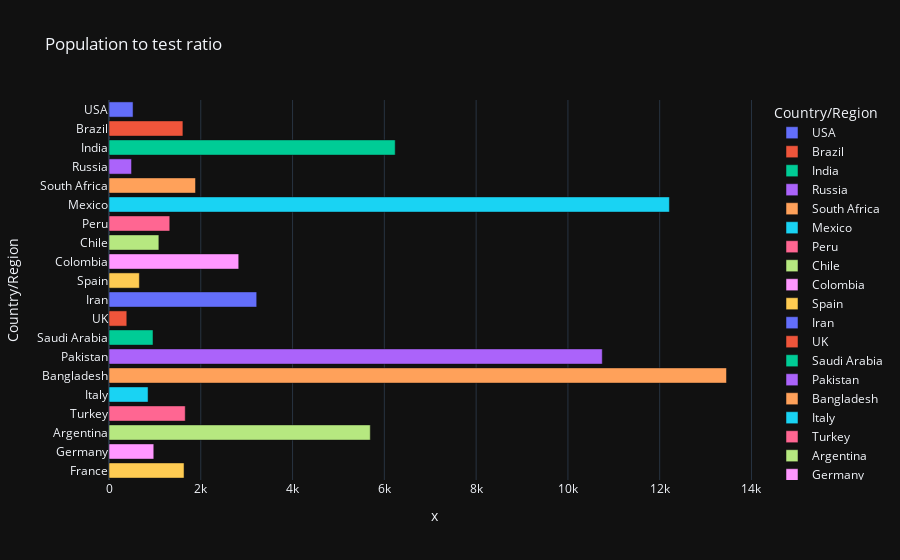

Source (notebook cell):
### Code cell
fig2 =px.bar(data_frame = world_data[0:20],x =pop_te_ratio[0:20], y='Country/Region',color = 'Country/Region',template ='plotly_dark',
      text_auto=False,
    title='Population to test ratio',)
fig2.show()

### Figure 1 — Plotly figure (JSON) as saved in the notebook; plotly's stock layout.template omitted (floating-point values rounded to 4 significant figures)
{"data": [{"alignmentgroup": "True", "hovertemplate": "Country/Region=%{y}<br>x=%{x}<extra></extra>", "legendgroup": "USA", "marker": {"color": "#636efa", "pattern": {"shape": ""}}, "name": "USA", "offsetgroup": "USA", "orientation": "h", "showlegend": true, "textposition": "auto", "type": "bar", "x": [524.5], "xaxis": "x", "y": ["USA"], "yaxis": "y"}, {"alignmentgroup": "True", "hovertemplate": "Country/Region=%{y}<br>x=%{x}<extra></extra>", "legendgroup": "Brazil", "marker": {"color": "#EF553B", "pattern": {"shape": ""}}, "name": "Brazil", "offsetgroup": "Brazil", "orientation": "h", "showlegend": true, "textposition": "auto", "type": "bar", "x": [1611.0], "xaxis": "x", "y": ["Brazil"], "yaxis": "y"}, {"alignmentgroup": "True", "hovertemplate": "Country/Region=%{y}<br>x=%{x}<extra></extra>", "legendgroup": "India", "marker": {"color": "#00cc96", "pattern": {"shape": ""}}, "name": "India", "offsetgroup": "India", "orientation": "h", "showlegend": true, "textposition": "auto", "type": "bar", "x": [6237.0], "xaxis": "x", "y": ["India"], "yaxis": "y"}, {"alignmentgroup": "True", "hovertemplate": "Country/Region=%{y}<br>x=%{x}<extra></extra>", "legendgroup": "Russia", "marker": {"color": "#ab63fa", "pattern": {"shape": ""}}, "name": "Russia", "offsetgroup": "Russia", "orientation": "h", "showlegend": true, "textposition": "auto", "type": "bar", "x": [491.1], "xaxis": "x", "y": ["Russia"], "yaxis": "y"}, {"alignmentgroup": "True", "hovertemplate": "Country/Region=%{y}<br>x=%{x}<extra></extra>", "legendgroup": "South Africa", "marker": {"color": "#FFA15A", "pattern": {"shape": ""}}, "name": "South Africa", "offsetgroup": "South Africa", "orientation": "h", "showlegend": true, "textposition": "auto", "type": "bar", "x": [1885.0], "xaxis": "x", "y": ["South Africa"], "yaxis": "y"}, {"alignmentgroup": "True", "hovertemplate": "Country/Region=%{y}<br>x=%{x}<extra></extra>", "legendgroup": "Mexico", "marker": {"color": "#19d3f3", "pattern": {"shape": ""}}, "name": "Mexico", "offsetgroup": "Mexico", "orientation": "h", "showlegend": true, "textposition": "auto", "type": "bar", "x": [12210.0], "xaxis": "x", "y": ["Mexico"], "yaxis": "y"}, {"alignmentgroup": "True", "hovertemplate": "Country/Region=%{y}<br>x=%{x}<extra></extra>", "legendgroup": "Peru", "marker": {"color": "#FF6692", "pattern": {"shape": ""}}, "name": "Peru", "offsetgroup": "Peru", "orientation": "h", "showlegend": true, "textposition": "auto", "type": "bar", "x": [1324.0], "xaxis": "x", "y": ["Peru"], "yaxis": "y"}, {"alignmentgroup": "True", "hovertemplate": "Country/Region=%{y}<br>x=%{x}<extra></extra>", "legendgroup": "Chile", "marker": {"color": "#B6E880", "pattern": {"shape": ""}}, "name": "Chile", "offsetgroup": "Chile", "orientation": "h", "showlegend": true, "textposition": "auto", "type": "bar", "x": [1087.0], "xaxis": "x", "y": ["Chile"], "yaxis": "y"}, {"alignmentgroup": "True", "hovertemplate": "Country/Region=%{y}<br>x=%{x}<extra></extra>", "legendgroup": "Colombia", "marker": {"color": "#FF97FF", "pattern": {"shape": ""}}, "name": "Colombia", "offsetgroup": "Colombia", "orientation": "h", "showlegend": true, "textposition": "auto", "type": "bar", "x": [2827.0], "xaxis": "x", "y": ["Colombia"], "yaxis": "y"}, {"alignmentgroup": "True", "hovertemplate": "Country/Region=%{y}<br>x=%{x}<extra></extra>", "legendgroup": "Spain", "marker": {"color": "#FECB52", "pattern": {"shape": ""}}, "name": "Spain", "offsetgroup": "Spain", "orientation": "h", "showlegend": true, "textposition": "auto", "type": "bar", "x": [661.9], "xaxis": "x", "y": ["Spain"], "yaxis": "y"}, {"alignmentgroup": "True", "hovertemplate": "Country/Region=%{y}<br>x=%{x}<extra></extra>", "legendgroup": "Iran", "marker": {"color": "#636efa", "pattern": {"shape": ""}}, "name": "Iran", "offsetgroup": "Iran", "orientation": "h", "showlegend": true, "textposition": "auto", "type": "bar", "x": [3219.0], "xaxis": "x", "y": ["Iran"], "yaxis": "y"}, {"alignmentgroup": "True", "hovertemplate": "Country/Region=%{y}<br>x=%{x}<extra></extra>", "legendgroup": "UK", "marker": {"color": "#EF553B", "pattern": {"shape": ""}}, "name": "UK", "offsetgroup": "UK", "orientation": "h", "showlegend": true, "textposition": "auto", "type": "bar", "x": [387.8], "xaxis": "x", "y": ["UK"], "yaxis": "y"}, {"alignmentgroup": "True", "hovertemplate": "Country/Region=%{y}<br>x=%{x}<extra></extra>", "legendgroup": "Saudi Arabia", "marker": {"color": "#00cc96", "pattern": {"shape": ""}}, "name": "Saudi Arabia", "offsetgroup": "Saudi Arabia", "orientation": "h", "showlegend": true, "textposition": "auto", "type": "bar", "x": [959.0], "xaxis": "x", "y": ["Saudi Arabia"], "yaxis": "y"}, {"alignmentgroup": "True", "hovertemplate": "Country/Region=%{y}<br>x=%{x}<extra></extra>", "legendgroup": "Pakistan", "marker": {"color": "#ab63fa", "pattern": {"shape": ""}}, "name": "Pakistan", "offsetgroup": "Pakistan", "orientation": "h", "showlegend": true, "textposition": "auto", "type": "bar", "x": [10750.0], "xaxis": "x", "y": ["Pakistan"], "yaxis": "y"}, {"alignmentgroup": "True", "hovertemplate": "Country/Region=%{y}<br>x=%{x}<extra></extra>", "legendgroup": "Bangladesh", "marker": {"color": "#FFA15A", "pattern": {"shape": ""}}, "name": "Bangladesh", "offsetgroup": "Bangladesh", "orientation": "h", "showlegend": true, "textposition": "auto", "type": "bar", "x": [13460.0], "xaxis": "x", "y": ["Bangladesh"], "yaxis": "y"}, {"alignmentgroup": "True", "hovertemplate": "Country/Region=%{y}<br>x=%{x}<extra></extra>", "legendgroup": "Italy", "marker": {"color": "#19d3f3", "pattern": {"shape": ""}}, "name": "Italy", "offsetgroup": "Italy", "orientation": "h", "showlegend": true, "textposition": "auto", "type": "bar", "x": [851.5], "xaxis": "x", "y": ["Italy"], "yaxis": "y"}, {"alignmentgroup": "True", "hovertemplate": "Country/Region=%{y}<br>x=%{x}<extra></extra>", "legendgroup": "Turkey", "marker": {"color": "#FF6692", "pattern": {"shape": ""}}, "name": "Turkey", "offsetgroup": "Turkey", "orientation": "h", "showlegend": true, "textposition": "auto", "type": "bar", "x": [1661.0], "xaxis": "x", "y": ["Turkey"], "yaxis": "y"}, {"alignmentgroup": "True", "hovertemplate": "Country/Region=%{y}<br>x=%{x}<extra></extra>", "legendgroup": "Argentina", "marker": {"color": "#B6E880", "pattern": {"shape": ""}}, "name": "Argentina", "offsetgroup": "Argentina", "orientation": "h", "showlegend": true, "textposition": "auto", "type": "bar", "x": [5693.0], "xaxis": "x", "y": ["Argentina"], "yaxis": "y"}, {"alignmentgroup": "True", "hovertemplate": "Country/Region=%{y}<br>x=%{x}<extra></extra>", "legendgroup": "Germany", "marker": {"color": "#FF97FF", "pattern": {"shape": ""}}, "name": "Germany", "offsetgroup": "Germany", "orientation": "h", "showlegend": true, "textposition": "auto", "type": "bar", "x": [976.1], "xaxis": "x", "y": ["Germany"], "yaxis": "y"}, {"alignmentgroup": "True", "hovertemplate": "Country/Region=%{y}<br>x=%{x}<extra></extra>", "legendgroup": "France", "marker": {"color": "#FECB52", "pattern": {"shape": ""}}, "name": "France", "offsetgroup": "France", "orientation": "h", "showlegend": true, "textposition": "auto", "type": "bar", "x": [1635.0], "xaxis": "x", "y": ["France"], "yaxis": "y"}], "layout": {"barmode": "relative", "legend": {"title": {"text": "Country/Region"}, "tracegroupgap": 0}, "title": {"text": "Population to test ratio"}, "xaxis": {"anchor": "y", "domain": [0, 1], "title": {"text": "x"}}, "yaxis": {"anchor": "x", "categoryarray": ["France", "Germany", "Argentina", "Turkey", "Italy", "Bangladesh", "Pakistan", "Saudi Arabia", "UK", "Iran", "Spain", "Colombia", "Chile", "Peru", "Mexico", "South Africa", "Russia", "India", "Brazil", "USA"], "categoryorder": "array", "domain": [0, 1], "title": {"text": "Country/Region"}}}}
